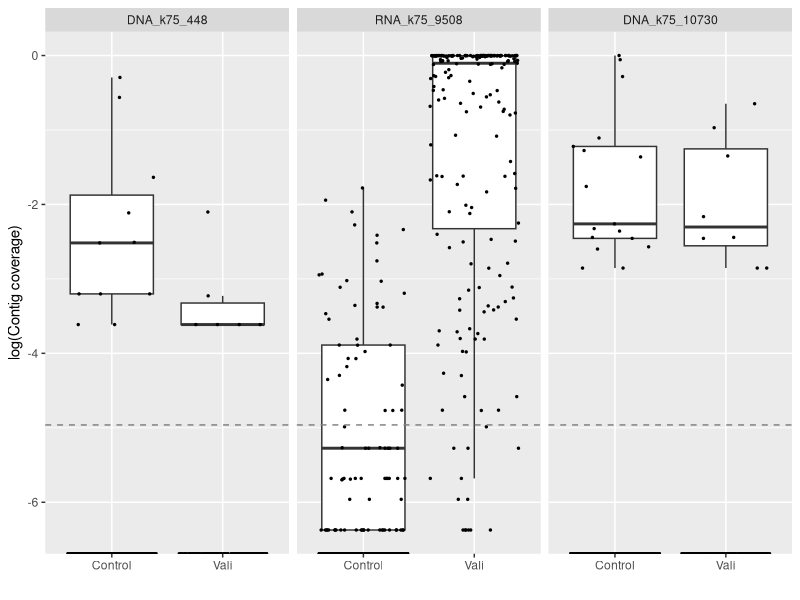

This chart was generated by the following R code:
library(ggplot2)
library(ggsci)
library(reshape2)
pool_tem_diagnosis = read.table("./validationDiag.txt",head=T)
pool_tem_diagnosis_L = melt(pool_tem_diagnosis,id=c("cohort","pool_diagnosis"))
ggplot(pool_tem_diagnosis_L,aes(x=cohort,y=log(value)),color=pool_diagnosis) + geom_boxplot(outlier.shape=NA) + facet_wrap(facets="variable") + labs(x="",y="log(Contig coverage)")+geom_jitter(size=0.5) +   geom_hline(yintercept =log(0.007), linetype = "dashed", color = "grey50")
